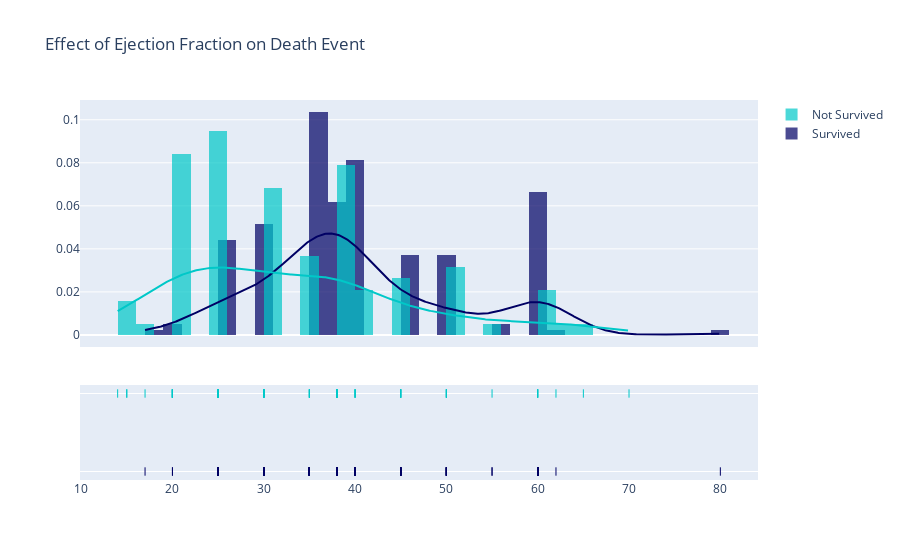

The notebook cell saved with this chart:
### Code cell
ef_survived = df[df["DEATH_EVENT"] == 0]["ejection_fraction"]
ef_not_survived = df[df["DEATH_EVENT"] == 1]["ejection_fraction"]
hist_data = [ef_survived, ef_not_survived]
group_labels = ['Survived', 'Not Survived']

utils.constructDistPlot(hist_data = hist_data, 
                        group_labels = group_labels, 
                        title_text = "Effect of Ejection Fraction on Death Event",
                        bin_size=[2, 2],
                        colors = ['rgb(0, 0, 100)', 'rgb(0, 200, 200)'])

### Figure 1 — Plotly figure (JSON) as saved in the notebook; plotly's stock layout.template omitted (floating-point values rounded to 4 significant figures; data arrays with more than 128 entries replaced by an {"elided": "..."} marker saying what was removed)
{"data": [{"autobinx": false, "histnorm": "probability density", "legendgroup": "Survived", "marker": {"color": "rgb(0, 0, 100)"}, "name": "Survived", "opacity": 0.7, "type": "histogram", "x": {"elided": "203 int values"}, "xaxis": "x", "xbins": {"end": 80, "size": 2, "start": 17}, "yaxis": "y"}, {"autobinx": false, "histnorm": "probability density", "legendgroup": "Not Survived", "marker": {"color": "rgb(0, 200, 200)"}, "name": "Not Survived", "opacity": 0.7, "type": "histogram", "x": [20, 38, 20, 20, 20, 40, 15, 60, 65, 35, 38, 25, 30, 38, 50, 38, 14, 25, 55, 30, 35, 30, 38, 40, 45, 38, 30, 38, 45, 35, 50, 35, 50, 50, 38, 20, 30, 45, 60, 38, 25, 38, 20, 30, 25, 20, 62, 50, 38, 30, 20, 20, 25, 40, 35, 20, 15, 25, 25, 25, 35, 20, 20, 25, 25, 25, 30, 60, 60, 38, 40, 17, 38, 25, 30, 45, 35, 30, 38, 20, 25, 25, 38, 25, 30, 50, 25, 20, 45, 30, 70, 20, 30, 25, 25, 20], "xaxis": "x", "xbins": {"end": 70, "size": 2, "start": 14}, "yaxis": "y"}, {"legendgroup": "Survived", "marker": {"color": "rgb(0, 0, 100)"}, "mode": "lines", "name": "Survived", "showlegend": false, "type": "scatter", "x": {"elided": "500 float values"}, "xaxis": "x", "y": {"elided": "500 float values"}, "yaxis": "y"}, {"legendgroup": "Not Survived", "marker": {"color": "rgb(0, 200, 200)"}, "mode": "lines", "name": "Not Survived", "showlegend": false, "type": "scatter", "x": {"elided": "500 float values"}, "xaxis": "x", "y": {"elided": "500 float values"}, "yaxis": "y"}, {"legendgroup": "Survived", "marker": {"color": "rgb(0, 0, 100)", "symbol": "line-ns-open"}, "mode": "markers", "name": "Survived", "showlegend": false, "type": "scatter", "x": {"elided": "203 int values"}, "xaxis": "x", "y": {"elided": "203 str values"}, "yaxis": "y2"}, {"legendgroup": "Not Survived", "marker": {"color": "rgb(0, 200, 200)", "symbol": "line-ns-open"}, "mode": "markers", "name": "Not Survived", "showlegend": false, "type": "scatter", "x": [20, 38, 20, 20, 20, 40, 15, 60, 65, 35, 38, 25, 30, 38, 50, 38, 14, 25, 55, 30, 35, 30, 38, 40, 45, 38, 30, 38, 45, 35, 50, 35, 50, 50, 38, 20, 30, 45, 60, 38, 25, 38, 20, 30, 25, 20, 62, 50, 38, 30, 20, 20, 25, 40, 35, 20, 15, 25, 25, 25, 35, 20, 20, 25, 25, 25, 30, 60, 60, 38, 40, 17, 38, 25, 30, 45, 35, 30, 38, 20, 25, 25, 38, 25, 30, 50, 25, 20, 45, 30, 70, 20, 30, 25, 25, 20], "xaxis": "x", "y": ["Not Survived", "Not Survived", "Not Survived", "Not Survived", "Not Survived", "Not Survived", "Not Survived", "Not Survived", "Not Survived", "Not Survived", "Not Survived", "Not Survived", "Not Survived", "Not Survived", "Not Survived", "Not Survived", "Not Survived", "Not Survived", "Not Survived", "Not Survived", "Not Survived", "Not Survived", "Not Survived", "Not Survived", "Not Survived", "Not Survived", "Not Survived", "Not Survived", "Not Survived", "Not Survived", "Not Survived", "Not Survived", "Not Survived", "Not Survived", "Not Survived", "Not Survived", "Not Survived", "Not Survived", "Not Survived", "Not Survived", "Not Survived", "Not Survived", "Not Survived", "Not Survived", "Not Survived", "Not Survived", "Not Survived", "Not Survived", "Not Survived", "Not Survived", "Not Survived", "Not Survived", "Not Survived", "Not Survived", "Not Survived", "Not Survived", "Not Survived", "Not Survived", "Not Survived", "Not Survived", "Not Survived", "Not Survived", "Not Survived", "Not Survived", "Not Survived", "Not Survived", "Not Survived", "Not Survived", "Not Survived", "Not Survived", "Not Survived", "Not Survived", "Not Survived", "Not Survived", "Not Survived", "Not Survived", "Not Survived", "Not Survived", "Not Survived", "Not Survived", "Not Survived", "Not Survived", "Not Survived", "Not Survived", "Not Survived", "Not Survived", "Not Survived", "Not Survived", "Not Survived", "Not Survived", "Not Survived", "Not Survived", "Not Survived", "Not Survived", "Not Survived", "Not Survived"], "yaxis": "y2"}], "layout": {"barmode": "overlay", "hovermode": "closest", "legend": {"traceorder": "reversed"}, "title": {"text": "Effect of Ejection Fraction on Death Event"}, "xaxis": {"anchor": "y2", "domain": [0, 1], "zeroline": false}, "yaxis": {"anchor": "free", "domain": [0.35, 1], "position": 0}, "yaxis2": {"anchor": "x", "domain": [0, 0.25], "dtick": 1, "showticklabels": false}}}
